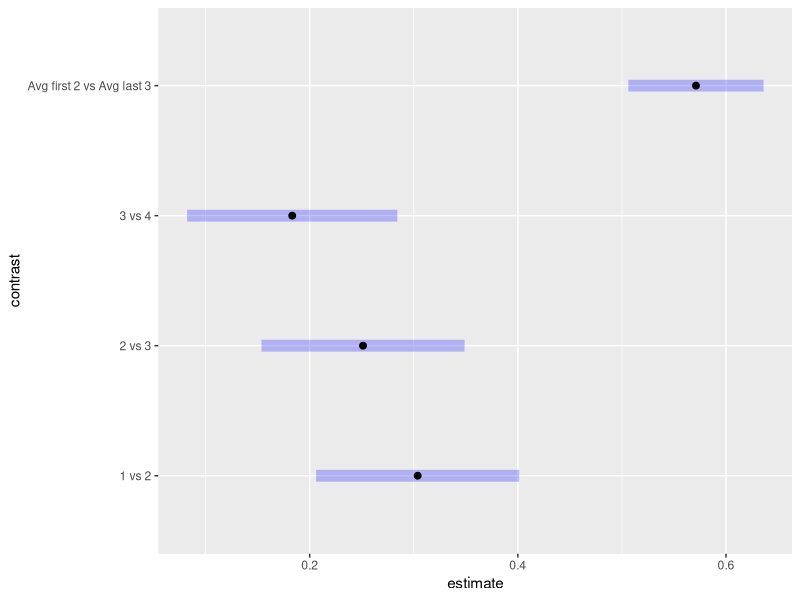
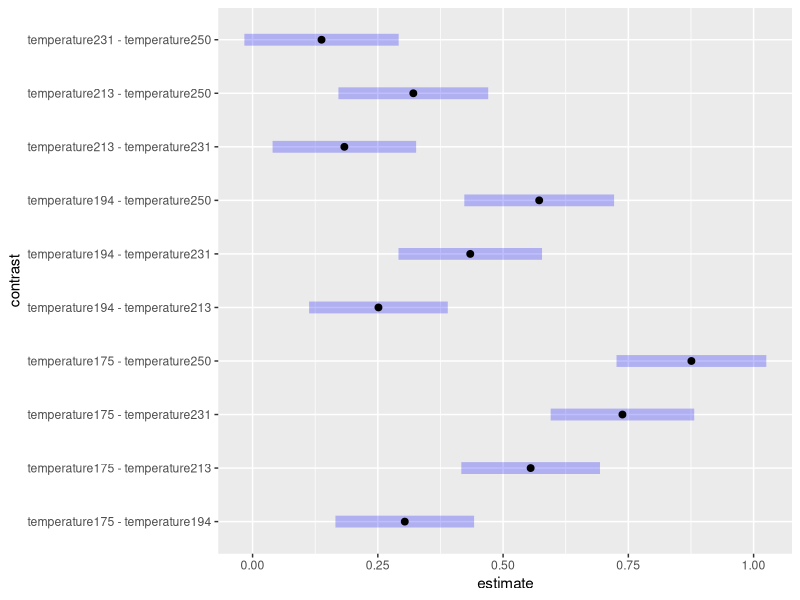

Source code (R) for these figures, in order:
## ---- chunk 1
# Load the data
# CHECK YOUR FILE PATH!!!
resin <- read.csv('resin.csv')

colnames(resin)
dim(resin)
head(resin)
## ---- chunk 2
class(resin$temperature)
## ---- chunk 3
resin$temperature <- as.factor(resin$temperature)
class(resin$temperature)
## ---- chunk 4
table(resin$temperature)
## ---- chunk 5
levels(resin$temperature)
## ---- chunk 6
# Run the built-in ANOVA function
model <- aov(time ~ temperature, data = resin)
summary(model)
## ---- chunk 7
# Returns the mean 'time' for each 'temperature' group
tapply(resin$time, resin$temperature, mean)
## ---- chunk 8
# Computes the estimated treatment effects (alpha_hat) for each group
model.tables(model, type = "effects")
## ---- chunk 9
# Install if needed: install.packages("emmeans")
library(emmeans)

# Compute the estimated marginal means from the ANOVA model
emm <- emmeans(model, ~ temperature)

# Define the custom contrasts as a list of weight vectors
custom_contrasts <- list(
  "1 vs 2" = c(1, -1, 0, 0, 0),
  "2 vs 3" = c(0, 1, -1, 0, 0),
  "3 vs 4" = c(0, 0, 1, -1, 0),
  "Avg first 2 vs Avg last 3" = c(3/6, 3/6, -2/6, -2/6, -2/6) # Incorporates the divisor=6
)

# Test the contrasts
contrast(emm, method = custom_contrasts)

plot(contrast(emm, method = custom_contrasts))
## ---- chunk 10
# Define the custom contrasts
custom_contrasts <- list(
  "1 vs 2" = c(1, -1, 0, 0, 0),
  "2 vs 3" = c(0, 1, -1, 0, 0)
)

# Create the contrast object
my_contrasts <- contrast(emm, method = custom_contrasts)

# Get one-sided Confidence Intervals (e.g., upper bound only, testing if < 0)
confint(my_contrasts, side = "<")

# Get one-sided p-values for hypothesis testing
test(my_contrasts, side = "<")
## ---- chunk 11
# 1. Compute the estimated marginal means
emm <- emmeans(model, ~ temperature)

# 2. Define the custom contrasts 
custom_contrasts <- list(
  "1 vs 2" = c(1, -1, 0, 0, 0),
  "2 vs 3" = c(0, 1, -1, 0, 0),
  "3 vs 4" = c(0, 0, 1, -1, 0),
  "Avg first 2 vs Avg last 3" = c(3/6, 3/6, -2/6, -2/6, -2/6)
)

# 3. Create the contrast object
my_contrasts <- contrast(emm, method = custom_contrasts)

# 4. Apply the Bonferroni adjustment
summary(my_contrasts, adjust = "bonferroni")

## ---- chunk 12
# Generate all pairwise comparisons with automatic Tukey HSD adjustment
pairwise_results <- contrast(emm, method = "pairwise")

# View the results
summary(pairwise_results)

# Plot the pairwise comparisons
plot(pairwise_results)
